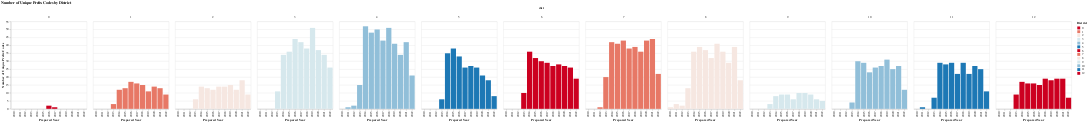

The cell this chart's notebook holds for it:
### Code cell
chart = alt.Chart(dist_years2).mark_bar().encode(
        # x='prepared_y:O',
        # y='n_agency_unique:Q',
        #color='dist:N',
        column='dist:N',
        x=alt.X('prepared_y:O', title='Prepared Year'),
        y=alt.Y('n_prefix_unique:Q', title='Number of Unique Prefix Codes'),
        color = alt.Color("dist:N", 
                              scale=alt.Scale(
                                  range=altair_utils.FIVETHIRTYEIGHT_DIVERGING_COLORS),  
                               legend=alt.Legend(title="District"
                              )
                              )).properties( 
                       title="Number of Unique Prefix Codes by District")

chart

### Figure 1 — Vega-Lite specification as saved in the notebook (floating-point values rounded to 4 significant figures; data arrays with more than 128 entries replaced by an {"elided": "..."} marker saying what was removed)
{"usermeta": {"embedOptions": {"theme": "fivethirtyeight"}}, "config": {"view": {"continuousWidth": 400, "continuousHeight": 300}}, "data": {"name": "data-99a60177e5b31fba61a7864fa185159b"}, "mark": "bar", "encoding": {"color": {"field": "dist", "legend": {"title": "District"}, "scale": {"range": ["#cc0020", "#e77866", "#f6e7e1", "#d6e8ed", "#91bfd9", "#1d78b5"]}, "type": "nominal"}, "column": {"field": "dist", "type": "nominal"}, "x": {"field": "prepared_y", "title": "Prepared Year", "type": "ordinal"}, "y": {"field": "n_prefix_unique", "title": "Number of Unique Prefix Codes", "type": "quantitative"}}, "title": "Number of Unique Prefix Codes by District", "$schema": "https://vega.github.io/schema/vega-lite/v4.17.0.json", "datasets": {"data-99a60177e5b31fba61a7864fa185159b": {"elided": "129 records"}}}
